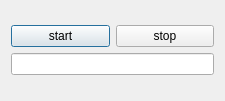
<?xml version="1.0" encoding="UTF-8"?>
<ui version="4.0">
 <class>Dialog</class>
 <widget class="QDialog" name="Dialog">
  <property name="geometry">
   <rect>
    <x>0</x>
    <y>0</y>
    <width>225</width>
    <height>101</height>
   </rect>
  </property>
  <property name="windowTitle">
   <string>Dialog</string>
  </property>
  <layout class="QVBoxLayout" name="verticalLayout_2">
   <item>
    <layout class="QVBoxLayout" name="verticalLayout">
     <item>
      <layout class="QHBoxLayout" name="horizontalLayout">
       <item>
        <widget class="QPushButton" name="btnstart">
         <property name="text">
          <string>start</string>
         </property>
        </widget>
       </item>
       <item>
        <widget class="QPushButton" name="btnstop">
         <property name="text">
          <string>stop</string>
         </property>
        </widget>
       </item>
      </layout>
     </item>
     <item>
      <widget class="QLineEdit" name="lineEdit"/>
     </item>
    </layout>
   </item>
  </layout>
 </widget>
 <layoutdefault spacing="6" margin="11"/>
 <resources/>
 <connections/>
</ui>
